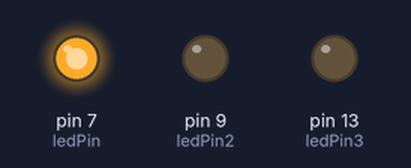
The sketch below on a simulated Arduino Uno, built with avr-gcc and run on an emulated ATmega328P. Shown: output pins drawn as LEDs (lit = HIGH).

Above: at 0.5 s.
At 1.5 s:
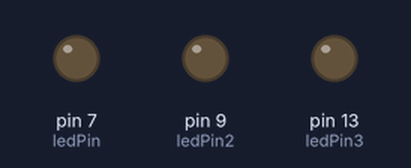
At 2.5 s:
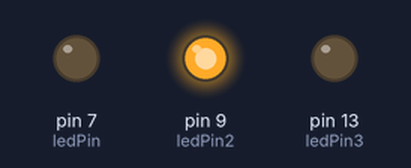
At 4.5 s:
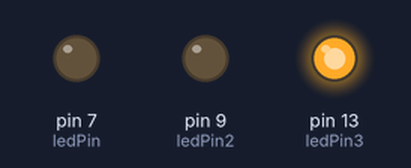
Timing chart, 0 to 6.5 s (numbered marks = the images above):
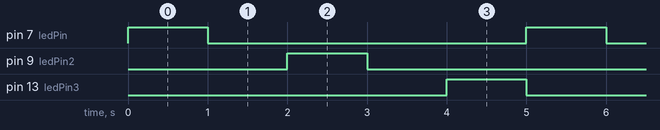

Measured:
- by itself, pin 7 (ledPin), pin 9 (ledPin2), pin 13 (ledPin3): alternates HIGH for 1.0 s and LOW for 4.0 s
- by itself, everything shown: repeats every 5.0 s, in 6 steps

The sketch:

Twinkle.ino
```cpp
const int ledPin=7;
const int ledPin2=9;
const int ledPin3=13;
int sec=5000;
void setup()
{
  pinMode(ledPin,OUTPUT);
  pinMode(ledPin2,OUTPUT);
  pinMode(ledPin3,OUTPUT);
}

void loop()
{
  digitalWrite(ledPin, HIGH);
  delay(1000);
  digitalWrite(ledPin,LOW);
    delay(1000);
  digitalWrite(ledPin2, HIGH);
    delay(1000);
     digitalWrite(ledPin2,LOW);
     delay(1000);
     digitalWrite(ledPin3, HIGH);


  delay(1000);
  digitalWrite(ledPin3,LOW);


}
```
